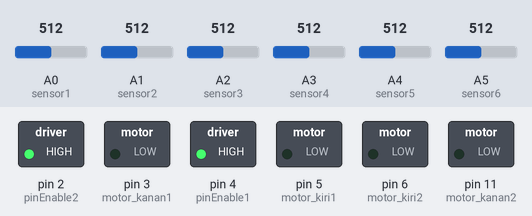
A sketch run on a simulated Arduino Uno, built with avr-gcc and run on an emulated ATmega328P. On the bench: switched loads named in the sketch (green lamp = pin HIGH). Inputs (shaded band) come from the test bench; at power-on: A0 (sensor1) = 512, A1 (sensor2) = 512, A2 (sensor3) = 512, A3 (sensor4) = 512, A4 (sensor5) = 512, A5 (sensor6) = 512. What the sketch prints to the serial monitor is not drawn.

Above: at 0.1 s.
Timing chart, 0 to 1.6 s (numbered marks = the images above):
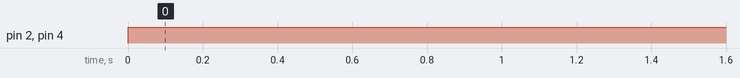

The sketch:

modul_1_sistem_kendali_on_off_fakhrul_efendi_nkt1.ino
```cpp
/************************************************/

// Modul Praktikum 1 - Sistem Kendali On-Off
// Nama Tim			: NKT
// Nama Anggota 1	: Fakhrul Efendi
// Nama Anggota 2	: Iqbal Syaifullah A.
// Versi Program	: 1.5

/************************************************/
//Deklarasi variabel sensor
int sensor1 = A0;
int sensor2 = A1;
int sensor3 = A2;
int sensor4 = A3;
int sensor5 = A4;
int sensor6 = A5;
int baca_sensor[6];

//Variabel motor
int pinEnable1 = 4;//Harus diset HIGH apabila akan diaktifkan
int pinEnable2 = 2;//Harus diset HIGH apabila akan diaktifkan
//Motor Kiri
int motor_kiri1 = 5;//Input motor driver 1 L293D
int motor_kiri2 = 6;//Input motor driver 2 L293D
//Motor Kanan
int motor_kanan1 = 3;//Input motor driver 3 L293D
int motor_kanan2 = 11;//Input motor driver 4 L293D

void setup(){
  //Pinmode input sensor
  pinMode(sensor1, INPUT);//Set pin A0 sebagai input
  pinMode(sensor2, INPUT);//Set pin A1 sebagai input
  pinMode(sensor3, INPUT);//Set pin A2 sebagai input
  pinMode(sensor4, INPUT);//Set pin A3 sebagai input
  pinMode(sensor5, INPUT);//Set pin A4 sebagai input
  pinMode(sensor6, INPUT);//Set pin A5 sebagai input
  //Pinmode output motor
  pinMode(pinEnable1, OUTPUT);//Set pin 4 sebagai output
  pinMode(pinEnable2, OUTPUT);//Set pin 2 sebagai output
  pinMode(motor_kiri1, OUTPUT);//Set pin 5 sebagai output
  pinMode(motor_kiri2, OUTPUT);//Set pin 6 sebagai output
  pinMode(motor_kanan1, OUTPUT);//Set pin 3 sebagai output
  pinMode(motor_kanan2, OUTPUT);//Set pin 11 sebagai output
  //Inisialisasi komunikasi serial
  Serial.begin(9600);//Baud Rate standar 9600
  }

  void readsensor(){//Fungsi untuk membaca sensor kemudian menyimpan pada array
    baca_sensor[0] = analogRead(sensor1);
    baca_sensor[1] = analogRead(sensor2);
    baca_sensor[2] = analogRead(sensor3);
    baca_sensor[3] = analogRead(sensor4);
    baca_sensor[4] = analogRead(sensor5);
    baca_sensor[5] = analogRead(sensor6);
    Serial.println(baca_sensor[0]);
  }

  void loop(){
    //Nilai terendah photodiode = 33 (Paling Gelap)
    //Nilai tertinggi photodiode = 689 (Paling Terang)
    readsensor();
    //Sensor 1 dan 2 mendeteksi gelap : Motor kanan aktif, Motor kiri mati
    if (baca_sensor[0] < 34 && baca_sensor[1] < 34 &&
        baca_sensor[2] > 34 && baca_sensor[3] > 34 &&
        baca_sensor[4] > 34 && baca_sensor[5] > 34 ){
      digitalWrite(pinEnable1, HIGH);
      digitalWrite(motor_kiri1, LOW);
      digitalWrite(motor_kiri2, LOW);

      digitalWrite(pinEnable2, HIGH);
      digitalWrite(motor_kanan1, HIGH);
      digitalWrite(motor_kanan2, LOW);
    }
    //Sensor 3 dan 4 mendeteksi gelap : Kedua motor aktif
    if (baca_sensor[0] > 34 && baca_sensor[1] > 34 &&
        baca_sensor[2] < 34 && baca_sensor[3] < 34 &&
        baca_sensor[4] > 34 && baca_sensor[5] > 34 ){
      digitalWrite(pinEnable1, HIGH);
      digitalWrite(motor_kiri1, HIGH);
      digitalWrite(motor_kiri2, LOW);

      digitalWrite(pinEnable2, HIGH);
      digitalWrite(motor_kanan1, HIGH);
      digitalWrite(motor_kanan2, LOW);
    }
    //Sensor 5 dan 6 mendeteksi gelap
    if (baca_sensor[0] > 34 && baca_sensor[1] > 34 &&
        baca_sensor[2] > 34 && baca_sensor[3] > 34 &&
        baca_sensor[4] < 34 && baca_sensor[5] < 34 ){
      digitalWrite(pinEnable1, HIGH);
      digitalWrite(motor_kiri1, HIGH);
      digitalWrite(motor_kiri2, LOW);

      digitalWrite(pinEnable2, HIGH);
      digitalWrite(motor_kanan1, LOW);
      digitalWrite(motor_kanan2, LOW);
    }
    //Semua sensor tidak mendeteksi gelap : Kedua motor mati
    if (baca_sensor[0] > 34 && baca_sensor[1] > 34 &&
        baca_sensor[2] > 34 && baca_sensor[3] > 34 &&
        baca_sensor[4] > 34 && baca_sensor[5] > 34 ){
      digitalWrite(pinEnable1, HIGH);
      digitalWrite(motor_kiri1, LOW);
      digitalWrite(motor_kiri2, LOW);

      digitalWrite(pinEnable2, HIGH);
      digitalWrite(motor_kanan1, LOW);
      digitalWrite(motor_kanan2, LOW);
    }
 }
```

Measured:
- by itself, pin 2 (pinEnable2), pin 4 (pinEnable1): LOW → HIGH at 0.00 s
